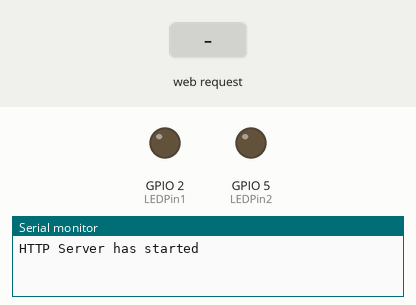
Simulated run of this sketch. Board: ESP32. On the bench: output pins drawn as LEDs (lit = HIGH), the last lines printed to the serial monitor. The test bench sets the inputs (shaded band).

Above: at 1.3 s.
1.4 s: HTTP request GET /LED1on received
At 2.2 s:
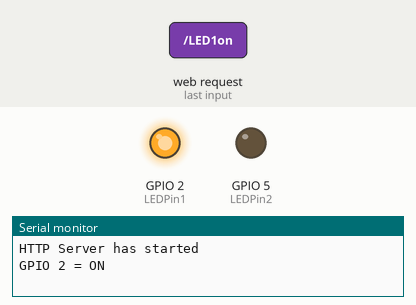
2.9 s: HTTP request GET /LED2on received
At 3.3 s:
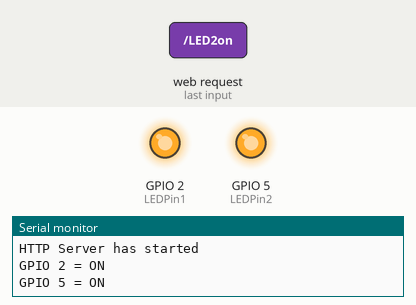
4.4 s: HTTP request GET /LED1off received
At 5.6 s:
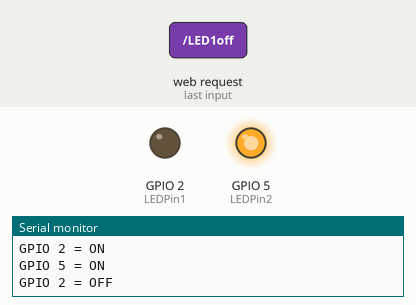
5.9 s: HTTP request GET /LED2off received
At 6.8 s:
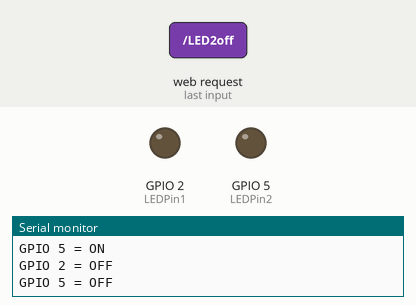
Timing chart, 0 to 8.4 s (numbered marks = the images above; inputs shaded):
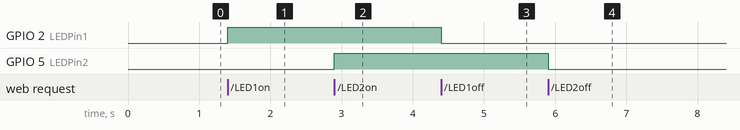

The sketch:

esp32web.ino
```cpp
#include <WiFi.h> //Including Libraries
#include <WebServer.h>

const char* ssid = "MyNetwork"; //Including Credentials
const char* password = "myPassword";

//Last entry of local Ip should be such that no-one had taken
IPAddress local_ip(10,7,35,1); //Including IP Configurations which we get by typing "IPconfig" in cmd
IPAddress gateaway(10,7,32,1);
IPAddress subnet(255,255,248,0);

uint8_t LEDPin1=2; //Initializing LED pins along with Status
bool LED1Status = LOW;
uint8_t LEDPin2 = 5;
bool LED2Status = LOW;

WebServer server(80); //Staring webserver with port-number "80" for html request


void setup() {
  // put your setup code here, to run once:
  Serial.begin(115200);
  pinMode(LEDPin1, OUTPUT);
  pinMode(LEDPin2, OUTPUT);

  WiFi.softAP(ssid, password); //Setting credentials for software access point or Virtual Router
  WiFi.softAPConfig(local_ip, gateaway, subnet); // Setting configurations for software access point or Virtual Router
  delay(100);

// 10,7,32,1/-Add handles here-

  server.on("/", handle_ONConnect);
  server.on("/LED1on", handle_LED1on);
  server.on("/LED1off", handle_LED1off);
  server.on("/LED2on", handle_LED2on);
  server.on("/LED2off", handle_LED2off);
  server.onNotFound(handle_NotFound);

  server.begin();
  Serial.println("HTTP Server has started");
}

void loop() {
  // put your main code here, to run repeatedly:
  server.handleClient();
  if(LED1Status) {
    digitalWrite(LEDPin1 , HIGH);
  }
  else {
    digitalWrite(LEDPin1, LOW);
  }
  if(LED2Status){
    digitalWrite(LEDPin2, HIGH);
  }
  else{
    digitalWrite(LEDPin2, LOW);
  }
}

void handle_ONConnect(){
  LED1Status = LOW;
  LED2Status = LOW;
  Serial.println("GPIO 2 = OFF,  GPIO 5 = OFF");
  server.send(200, "text/html", SendHTML(LED1Status, LED2Status));
}

void handle_LED1on(){
  LED1Status = HIGH;
  Serial.println("GPIO 2 = ON");
  server.send(200, "text/html", SendHTML(true, LED2Status));
}

void handle_LED1off(){
  LED1Status = LOW;
  Serial.println("GPIO 2 = OFF");
  server.send(200, "text/html", SendHTML(false, LED2Status));
}

void handle_LED2on(){
  LED2Status = HIGH;
  Serial.println("GPIO 5 = ON");
  server.send(200, "text/html", SendHTML(LED1Status, true));
}

void handle_LED2off(){
  LED2Status = LOW;
  Serial.println("GPIO 5 = OFF");
  server.send(200, "text/html", SendHTML(LED1Status, false));
}

void handle_NotFound(){
  Serial.println("Not Found");
  server.send(404, "text/html", "Not Found");
}

String SendHTML(uint8_t led1stat,uint8_t led2stat){
  String ptr = "<!DOCTYPE html> <html>\n";
  ptr +="<head><meta name=\"viewport\" content=\"width=device-width, initial-scale=1.0, user-scalable=no\">\n";
  ptr +="<title>LED Control</title>\n";
  ptr +="<style>html { font-family: Helvetica; display: inline-block; margin: 0px auto; text-align: center;}\n";
  ptr +="body{margin-top: 50px;} h1 {color: #444444;margin: 50px auto 30px;} h3 {color: #444444;margin-bottom: 50px;}\n";
  ptr +=".button {display: block;width: 80px;background-color: #3498db;border: none;color: white;padding: 13px 30px;text-decoration: none;font-size: 25px;margin: 0px auto 35px;cursor: pointer;border-radius: 4px;}\n";
  ptr +=".button-on {background-color: #3498db;}\n";
  ptr +=".button-on:active {background-color: #2980b9;}\n";
  ptr +=".button-off {background-color: #34495e;}\n";
  ptr +=".button-off:active {background-color: #2c3e50;}\n";
  ptr +="p {font-size: 14px;color: #888;margin-bottom: 10px;}\n";
  ptr +="</style>\n";
  ptr +="</head>\n";
  ptr +="<body>\n";
  ptr +="<h1>ESP32 Web Server Text</h1>\n";
  ptr +="<h3>Using AP Mode</h3>\n";

   if(led1stat)
  {ptr +="<p>LED1 Status: ON</p><a class=\"button button-off\" href=\"/led1off\">OFF</a>\n";}
  else
  {ptr +="<p>LED1 Status: OFF</p><a class=\"button button-on\" href=\"/led1on\">ON</a>\n";}

  if(led2stat)
  {ptr +="<p>LED2 Status: ON</p><a class=\"button button-off\" href=\"/led2off\">OFF</a>\n";}
  else
  {ptr +="<p>LED2 Status: OFF</p><a class=\"button button-on\" href=\"/led2on\">ON</a>\n";}

  ptr +="</body>\n";
  ptr +="</html>\n";
  return ptr;
}
```

Measured:
- after the input at 1.4 s, GPIO 2 (LEDPin1): LOW → HIGH at once
- after the input at 2.9 s, GPIO 5 (LEDPin2): LOW → HIGH at once
- after the input at 4.4 s, GPIO 2 (LEDPin1): HIGH → LOW at once
- after the input at 5.9 s, GPIO 5 (LEDPin2): HIGH → LOW at once
